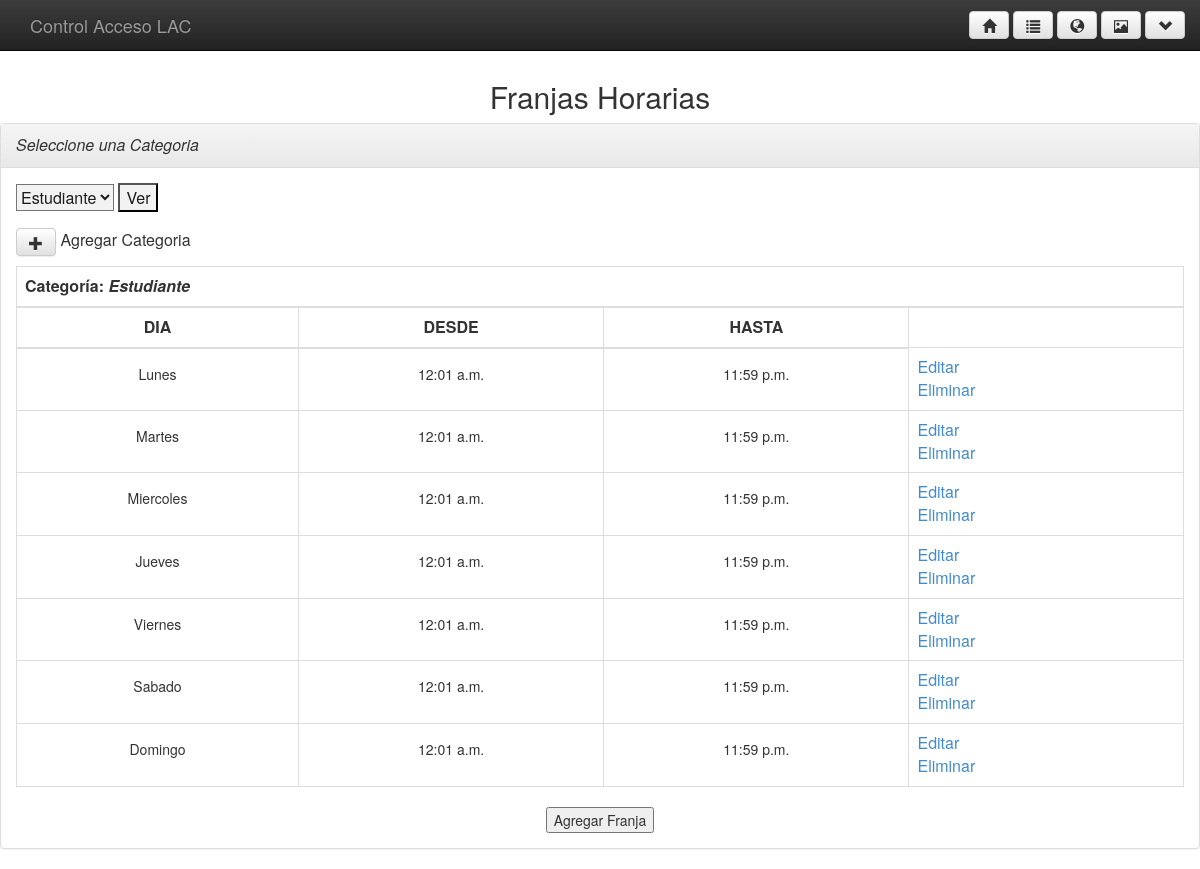
The app's page /tablaFranjas (signed in) with its own data.
### control/models.py (models this page shows)
class Personal_dj(models.Model):
    id = models.AutoField(primary_key=True)
    identificacion_personal = models.CharField(max_length=30)

class Franjas_horarias_dj(models.Model):
    id = models.AutoField(primary_key=True)
    id_personal_franjas = models.ForeignKey(Personal_dj)
    dia_franjas = models.ForeignKey(Dias_semanales_dj)
    desde_franjas = models.TimeField()
    hasta_franjas = models.TimeField()

class Dias_semanales_dj(models.Model):
    id = models.AutoField(primary_key=True)
    nombre_dias = models.CharField(max_length=10)

### control/views.py (the view, shortened to what this page needs)
# urls.py: url(r'^tablaFranjas', 'control.views.mostrarFranjasHorarias', name='franjasHorarias'),
@login_required()
def mostrarFranjasHorarias(request):
    identPersonals = Personal_dj.objects.all()
    try:
        namePersonal = Personal_dj.objects.first() #Muestra la primer franja horaria que aparece en la BD
        Franjas = namePersonal.franjas_horarias_dj_set.all().order_by('dia_franjas')
        return render_to_response('tablaFranjas.html',{'Franjas': Franjas ,'identPersonals':identPersonals,'namePersonal':namePersonal}, context_instance=RequestContext(request))
    except: #Si no existe ninguna categoria, se redirecciona automaticamente para agregar una uneva
        return render_to_response('agregarPersonal.html', context_instance=RequestContext(request))

### login/templates/tablaFranjas.html (shortened to what this page needs)
{% include 'base2.html' %}
<center><h2>Franjas Horarias</h2></center>
<html>
<head>
</head>
<body>
<div class="panel panel-default">
  <div class="panel-heading">
        <i class="panel-title">Seleccione una Categoria</i>
  </div>
  <div class="panel-body">
 <table>
    <tr>
        <td>
        <form  action="/tablaFranjas" method="post">{% csrf_token %}
            <select id="cmbPersonal" name="idPersonal" style="background-color:#F2F2F2;color:#1C1C1C;">
               {% for identPersonal in identPersonals %}
                    {% if identPersonal.id == namePersonal.id %}
                    <option value={{identPersonal.id}} selected> {{identPersonal.identificacion_personal}} </option>
                    {% else %}
                <option value={{identPersonal.id}} > {{identPersonal.identificacion_personal}} </option>
                {% endif%}
                {% endfor %}
            </select>
            <button  style="background-color: #F2F2F2;color:#1C1C1C;" id="exportar" name="exportar" backgroundtype="submit" class="standar">Ver</button>
        </form>
        </td>
    </tr>
    <tr>
        <td style="margin-right:10px">
        <a href="{% url 'agregarPersonal' %}">
            <button type="button" class="btn btn-default" title="Agregar nuevo personal">
                <span class="glyphicon glyphicon-plus"></span>
            </button>
        </a><span class="panel-title" >Agregar Categoria</span></p>
        </td></tr>
</div>
</div>
<table  class="table table-hover table-bordered">
<thead>
    {% if namePersonal.id  %}
    <tr>
        <th colspan='4'> Categoría: <i>{{namePersonal.identificacion_personal}}</i> </th>
    </tr>
<tr>
<th><center>DIA</center></th>
<th><center>DESDE</center></th>
<th><center>HASTA</center></th>
</tr>
</thead>
<tbody>
{% for franja in Franjas %}
<tr>
<td align='center'><h5>{{ franja.dia_franjas.nombre_dias }}</h5></td>
<td align='center'><h5>{{ franja.desde_franjas }}</h5></td>
<td align='center'><h5>{{ franja.hasta_franjas }}</h5></td>
<td><a href="/editarFranja/{{franja.id}}">Editar</a><br/><a href="/borrarFranja/{{franja.id}}" onClick="return confirm('Se va a borrar. ¿Esta Seguro?')">Eliminar</a></td>
</tr>
{% endfor %}
</table>
<center><input type="button" value="Agregar Franja" onclick="mostrar()"></center>
{%endif%}
</body>
</html>

### login/templates/base2.html (style rules this page uses)
body { padding-top: 5%; }

### records on screen
Personal_dj: identificacion_personal "Estudiante"
Franjas_horarias_dj: dia_franjas.nombre_dias "Lunes", desde_franjas "12:01 a.m.", hasta_franjas "11:59 p.m."
Franjas_horarias_dj: dia_franjas.nombre_dias "Martes", desde_franjas "12:01 a.m.", hasta_franjas "11:59 p.m."
Franjas_horarias_dj: dia_franjas.nombre_dias "Miercoles", desde_franjas "12:01 a.m.", hasta_franjas "11:59 p.m."
Franjas_horarias_dj: dia_franjas.nombre_dias "Jueves", desde_franjas "12:01 a.m.", hasta_franjas "11:59 p.m."
Franjas_horarias_dj: dia_franjas.nombre_dias "Viernes", desde_franjas "12:01 a.m.", hasta_franjas "11:59 p.m."
Franjas_horarias_dj: dia_franjas.nombre_dias "Sabado", desde_franjas "12:01 a.m.", hasta_franjas "11:59 p.m."
Franjas_horarias_dj: dia_franjas.nombre_dias "Domingo", desde_franjas "12:01 a.m.", hasta_franjas "11:59 p.m."

### other values on screen
form field idPersonal "Estudiante"
